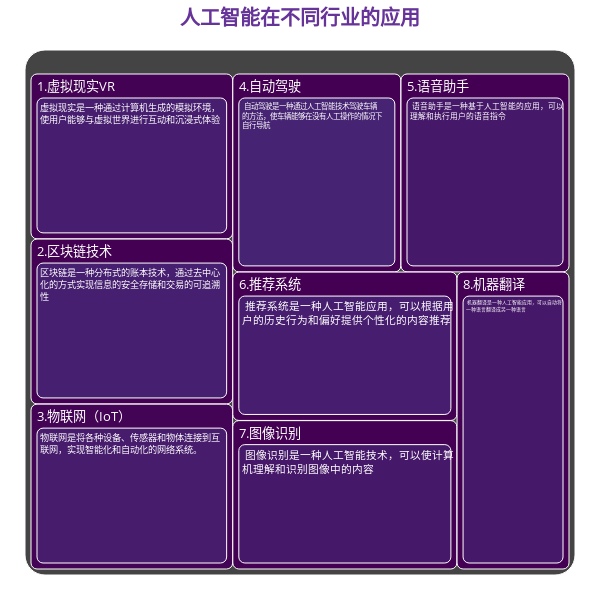

Source (notebook cell):
### Code cell
from jupyter_dash import JupyterDash
import dash_core_components as dcc
import dash_html_components as html
from dash.dependencies import Input, Output, State
import plotly.graph_objects as go
import pandas as pd
import json
import textwrap
import numpy as np
import plotly.colors as colors
import matplotlib.pyplot as plt
import random
import colorsys



# 读取文本
with open('example.txt', 'r') as f:
    example = f.read()
input_list = example.split('\n')
input_list = to_dataframe(input_list)


# 生成模拟数据
df = pd.DataFrame(input_list)
df["labels"] = df.apply(apply_wrap, axis=1)



fig = go.Figure(go.Treemap(
    ids=df['ids'],
    labels=df['labels'],
    parents=df['parents'],

    maxdepth=2,
    # text=df['labels'],
    insidetextfont=dict(size=30, color='#FFFFFF'),
    outsidetextfont=dict(size=15, color='#FF0000', family='Arial'),
    # marker=dict(
    #     colors=df['label_length'],  # 使用label_length列的值来定义颜色
    #     colorscale='Viridis'  # 定义颜色比例尺,"Twilight, Viridis"、"Cividis"、"Plasma"
    # ),
    marker=dict(
        colors=df['label_length'],  # 使用label_length列的值来定义颜色
        colorscale='Reds',  # 定义自定义颜色比例尺，从红色到浅红色
        reversescale=True  # 颜色比例尺反转，从红色到蓝色
    ),
    # marker_colors=node_colors,  # 使用标签长度作为权重
    
    tiling=dict(
    packing='squarify', # slice-dice  # Set packing algorithm to 'squarify' # 布局方式
    pad=0.2
    )
))

fig.update_layout(
    # title="人工智能在不同行业的应用",  # 添加标题
    title={
    'text': "<b>人工智能在不同行业的应用",
    'x': 0.5,  # 将标题的 x 位置设置为 0.5，即图形的中心
    'xanchor': 'center',  # 将标题的 x 锚点设置为 'center'，即标题的中心
    # 'y' : 0.96 , # 高度调整
    },
    title_font=dict(
    family="Courier New, monospace",  # 设置字体
    size=20,  # 设置字体大小
    color="RebeccaPurple"  # 设置字体颜色
    ),
    # uniformtext=dict(minsize=15, mode='hide'), 
    margin = dict(t=50, l=25, r=25, b=25),
    width=600,
    height=600,

)


fig.update_traces(marker=dict(cornerradius=20)) # 圆角
fig.show()

### Figure 1 — Plotly figure (JSON) as saved in the notebook; plotly's stock layout.template omitted (floating-point values rounded to 4 significant figures)
{"data": [{"ids": ["1.虚拟现实VR", "1.虚拟现实VR-虚拟现实是一种通过计算机生成的模拟环境，使用户能够与虚拟世界进行互动和沉浸式体验", "1.虚拟现实VR-虚拟现实是一种通过计算机生成的模拟环境，使用户能够与虚拟世界进行互动和沉浸式体验-虚拟现实（VR）是一种通过计算机技术创造的模拟环境，让用户能够身临其境地感受和探索虚拟世界。虚拟现实技术已经广泛应用于游戏、娱乐、教育、培训和医疗等领域。通过戴上虚拟现实头显和操纵手柄，用户可以沉浸在一个由计算机生成的虚拟环境中，并与虚拟世界进行互动。虚拟现实技术利用先进的图形处理和感知技术，为用户呈现逼真的视觉和听觉效果，从而创造出一种身临其境的感觉。在游戏领域，虚拟现实为玩家提供了全新的游戏体验，让他们可以身临其境地参与游戏世界。在教育领域，虚拟现实可以用于模拟实验、培训和虚拟旅游等方面。在医疗领域，虚拟现实可以帮助医生进行手术模拟、病例演示和康复训练等。通过不断的创新和发展，虚拟现实技术有望在未来为人们带来更加逼真和丰富的体验。", "2.区块链技术", "2.区块链技术-区块链是一种分布式的账本技术，通过去中心化的方式实现信息的安全存储和交易的可追溯性", "2.区块链技术-区块链是一种分布式的账本技术，通过去中心化的方式实现信息的安全存储和交易的可追溯性-区块链技术是一种基于密码学原理的分布式账本技术，它通过去中心化的方式将交易信息记录在一个不断增长的区块链上。每个区块包含了一批交易记录，并通过哈希值链接到前一个区块，形成了一个不可篡改的链式结构。区块链的分布式特性使得信息存储在多个节点上，提高了数据的安全性和可靠性。区块链的应用领域广泛，包括金融、供应链管理、智能合约、数字资产等。在金融领域，区块链可以实现去中心化的数字货币交易，提高交易的透明度和效率。在供应链管理中，区块链可以追踪和验证商品的来源和真实性，减少欺诈和假冒产品的风险。智能合约是基于区块链的自动化合约，可以在无需第三方介入的情况下执行和验证合约条款。此外，区块链还为数字资产的创建、交易和管理提供了安全和可靠的基础设施。尽管区块链技术具有许多潜在的优势，但也面临着一些挑战，如可扩展性、隐私保护和法律法规等方面的问题。随着技术的不断发展和创新，区块链有望在未来的各个领域发挥重要作用。", "3.物联网（IoT）", "3.物联网（IoT）-物联网是将各种设备、传感器和物体连接到互联网，实现智能化和自动化的网络系统。", "3.物联网（IoT）-物联网是将各种设备、传感器和物体连接到互联网，实现智能化和自动化的网络系统。-物联网（Internet of Things，IoT）是一种将传感器、设备和物体连接到互联网的技术。通过物联网，各种物体可以相互通信和交互，实现智能化和自动化的功能。物联网的核心是将物体与互联网连接起来，使其能够收集和共享数据。这些物体可以是传感器、家用电器、车辆、工业设备等。它们通过内置的传感器和通信模块，将收集到的数据发送到云平台进行存储和分析。物联网的应用场景非常广泛。在家庭生活中，物联网可以实现智能家居，通过手机控制家电、监测环境等。在工业领域，物联网可以实现智能制造，监控设备运行状态、优化生产过程等。在城市管理中，物联网可以实现智慧城市，提供交通监控、环境监测、智能停车等服务。物联网的发展给我们的生活带来了许多便利和机会，但也带来了一些挑战，如数据安全和隐私保护。因此，随着物联网的发展，我们需要不断加强相关的安全措施和法律法规的制定，以保障用户的利益和数据的安全。", "4.自动驾驶 ", "4.自动驾驶 - 自动驾驶是一种通过人工智能技术驾驶车辆的方法，使车辆能够在没有人工操作的情况下自行导航 ", "4.自动驾驶 - 自动驾驶是一种通过人工智能技术驾驶车辆的方法，使车辆能够在没有人工操作的情况下自行导航 - 自动驾驶技术利用深度学习、计算机视觉和传感器融合等人工智能技术，让汽车能够理解和适应复杂的道路环境。自动驾驶汽车可以识别行人、其他车辆、交通信号和路标，预测他们的动作，并在需要时做出反应。这种技术的应用可以减少交通事故，提高道路效率，并为驾驶者提供更加舒适和便利的驾驶体验。", "5.语音助手 ", "5.语音助手 - 语音助手是一种基于人工智能的应用，可以理解和执行用户的语音指令 ", "5.语音助手 - 语音助手是一种基于人工智能的应用，可以理解和执行用户的语音指令 - 语音助手，如 Siri、Alexa 和 Google Assistant，使用自然语言处理技术理解用户的指令，然后执行各种任务，如播放音乐、查找信息、设置提醒等。此外，通过机器学习技术，语音助手可以逐渐学习和适应用户的喜好和习惯，提供更个性化的服务。", "6.推荐系统 ", "6.推荐系统 - 推荐系统是一种人工智能应用，可以根据用户的历史行为和偏好提供个性化的内容推荐 ", "6.推荐系统 - 推荐系统是一种人工智能应用，可以根据用户的历史行为和偏好提供个性化的内容推荐 - 推荐系统广泛应用于电子商务、社交媒体和在线视频平台等领域。通过分析用户的历史行为和偏好，推荐系统可以推荐用户可能感兴趣的商品、新闻、电影等内容。这种技术的应用可以提高用户的使用体验，增强平台的用户粘性。", "7.图像识别 ", "7.图像识别 - 图像识别是一种人工智能技术，可以使计算机理解和识别图像中的内容 ", "7.图像识别 - 图像识别是一种人工智能技术，可以使计算机理解和识别图像中的内容 - 图像识别技术利用深度学习和计算机视觉技术，使计算机能够识别图像中的人脸、物体、文字等内容。这种技术的应用包括面部解锁、医疗影像诊断、自动驾驶等领域。", "8.机器翻译 ", "8.机器翻译 - 机器翻译是一种人工智能应用，可以自动将一种语言翻译成另一种语言 ", "8.机器翻译 - 机器翻译是一种人工智能应用，可以自动将一种语言翻译成另一种语言 - 机器翻译技术，如 Google Translate，利用深度学习和自然语言处理技术，理解和翻译源语言的文本，并生成目标语言的翻译。这种技术的应用可以帮助人们跨越语言障碍，更容易地获取和交流信息。同时，随着技术的进步，机器翻译的质量和流畅度也在不断提高，使其在各种场合，如旅行、国际商务、学术研究等，都成为了非常有用的工具。"], "insidetextfont": {"color": "#FFFFFF", "size": 30}, "labels": ["1.虚拟现实VR", "虚拟现实是一种通过计算机生成的模拟环境，<br>使用户能够与虚拟世界进行互动和沉浸式体验", "虚拟现实（VR）是一种通过计算机技术创造<br>的模拟环境，让用户能够身临其境地感受和探<br>索虚拟世界。虚拟现实技术已经广泛应用于游<br>戏、娱乐、教育、培训和医疗等领域。通过戴<br>上虚拟现实头显和操纵手柄，用户可以沉浸在<br>一个由计算机生成的虚拟环境中，并与虚拟世<br>界进行互动。虚拟现实技术利用先进的图形处<br>理和感知技术，为用户呈现逼真的视觉和听觉<br>效果，从而创造出一种身临其境的感觉。在游<br>戏领域，虚拟现实为玩家提供了全新的游戏体<br>验，让他们可以身临其境地参与游戏世界。在<br>教育领域，虚拟现实可以用于模拟实验、培训<br>和虚拟旅游等方面。在医疗领域，虚拟现实可<br>以帮助医生进行手术模拟、病例演示和康复训<br>练等。通过不断的创新和发展，虚拟现实技术<br>有望在未来为人们带来更加逼真和丰富的体验<br>。", "2.区块链技术", "区块链是一种分布式的账本技术，通过去中心<br>化的方式实现信息的安全存储和交易的可追溯<br>性", "区块链技术是一种基于密码学原理的分布式账<br>本技术，它通过去中心化的方式将交易信息记<br>录在一个不断增长的区块链上。每个区块包含<br>了一批交易记录，并通过哈希值链接到前一个<br>区块，形成了一个不可篡改的链式结构。区块<br>链的分布式特性使得信息存储在多个节点上，<br>提高了数据的安全性和可靠性。区块链的应用<br>领域广泛，包括金融、供应链管理、智能合约<br>、数字资产等。在金融领域，区块链可以实现<br>去中心化的数字货币交易，提高交易的透明度<br>和效率。在供应链管理中，区块链可以追踪和<br>验证商品的来源和真实性，减少欺诈和假冒产<br>品的风险。智能合约是基于区块链的自动化合<br>约，可以在无需第三方介入的情况下执行和验<br>证合约条款。此外，区块链还为数字资产的创<br>建、交易和管理提供了安全和可靠的基础设施<br>。尽管区块链技术具有许多潜在的优势，但也<br>面临着一些挑战，如可扩展性、隐私保护和法<br>律法规等方面的问题。随着技术的不断发展和<br>创新，区块链有望在未来的各个领域发挥重要<br>作用。", "3.物联网（IoT）", "物联网是将各种设备、传感器和物体连接到互<br>联网，实现智能化和自动化的网络系统。", "物联网（Internet of Thin<br>gs，IoT）是一种将传感器、设备和物体<br>连接到互联网的技术。通过物联网，各种物体<br>可以相互通信和交互，实现智能化和自动化的<br>功能。物联网的核心是将物体与互联网连接起<br>来，使其能够收集和共享数据。这些物体可以<br>是传感器、家用电器、车辆、工业设备等。它<br>们通过内置的传感器和通信模块，将收集到的<br>数据发送到云平台进行存储和分析。物联网的<br>应用场景非常广泛。在家庭生活中，物联网可<br>以实现智能家居，通过手机控制家电、监测环<br>境等。在工业领域，物联网可以实现智能制造<br>，监控设备运行状态、优化生产过程等。在城<br>市管理中，物联网可以实现智慧城市，提供交<br>通监控、环境监测、智能停车等服务。物联网<br>的发展给我们的生活带来了许多便利和机会，<br>但也带来了一些挑战，如数据安全和隐私保护<br>。因此，随着物联网的发展，我们需要不断加<br>强相关的安全措施和法律法规的制定，以保障<br>用户的利益和数据的安全。", "4.自动驾驶", " 自动驾驶是一种通过人工智能技术驾驶车辆<br>的方法，使车辆能够在没有人工操作的情况下<br>自行导航", " 自动驾驶技术利用深度学习、计算机视觉和<br>传感器融合等人工智能技术，让汽车能够理解<br>和适应复杂的道路环境。自动驾驶汽车可以识<br>别行人、其他车辆、交通信号和路标，预测他<br>们的动作，并在需要时做出反应。这种技术的<br>应用可以减少交通事故，提高道路效率，并为<br>驾驶者提供更加舒适和便利的驾驶体验。", "5.语音助手", " 语音助手是一种基于人工智能的应用，可以<br>理解和执行用户的语音指令", " 语音助手，如 Siri、Alexa 和<br>Google Assistant，使用自<br>然语言处理技术理解用户的指令，然后执行各<br>种任务，如播放音乐、查找信息、设置提醒等<br>。此外，通过机器学习技术，语音助手可以逐<br>渐学习和适应用户的喜好和习惯，提供更个性<br>化的服务。", "6.推荐系统", " 推荐系统是一种人工智能应用，可以根据用<br>户的历史行为和偏好提供个性化的内容推荐", " 推荐系统广泛应用于电子商务、社交媒体和<br>在线视频平台等领域。通过分析用户的历史行<br>为和偏好，推荐系统可以推荐用户可能感兴趣<br>的商品、新闻、电影等内容。这种技术的应用<br>可以提高用户的使用体验，增强平台的用户粘<br>性。", "7.图像识别", " 图像识别是一种人工智能技术，可以使计算<br>机理解和识别图像中的内容", " 图像识别技术利用深度学习和计算机视觉技<br>术，使计算机能够识别图像中的人脸、物体、<br>文字等内容。这种技术的应用包括面部解锁、<br>医疗影像诊断、自动驾驶等领域。", "8.机器翻译", " 机器翻译是一种人工智能应用，可以自动将<br>一种语言翻译成另一种语言", " 机器翻译技术，如 Google Tra<br>nslate，利用深度学习和自然语言处理<br>技术，理解和翻译源语言的文本，并生成目标<br>语言的翻译。这种技术的应用可以帮助人们跨<br>越语言障碍，更容易地获取和交流信息。同时<br>，随着技术的进步，机器翻译的质量和流畅度<br>也在不断提高，使其在各种场合，如旅行、国<br>际商务、学术研究等，都成为了非常有用的工<br>具。"], "marker": {"colors": [8, 40, 321, 7, 41, 403, 10, 38, 392, 7, 45, 138, 7, 33, 126, 7, 40, 102, 7, 33, 75, 7, 33, 162], "colorscale": [[0, "#440154"], [0.1111, "#482878"], [0.2222, "#3e4989"], [0.3333, "#31688e"], [0.4444, "#26828e"], [0.5556, "#1f9e89"], [0.6667, "#35b779"], [0.7778, "#6ece58"], [0.8889, "#b5de2b"], [1, "#fde725"]], "cornerradius": 20}, "maxdepth": 2, "outsidetextfont": {"color": "#FF0000", "family": "Arial", "size": 15}, "parents": ["", "1.虚拟现实VR", "1.虚拟现实VR-虚拟现实是一种通过计算机生成的模拟环境，使用户能够与虚拟世界进行互动和沉浸式体验", "", "2.区块链技术", "2.区块链技术-区块链是一种分布式的账本技术，通过去中心化的方式实现信息的安全存储和交易的可追溯性", "", "3.物联网（IoT）", "3.物联网（IoT）-物联网是将各种设备、传感器和物体连接到互联网，实现智能化和自动化的网络系统。", "", "4.自动驾驶 ", "4.自动驾驶 - 自动驾驶是一种通过人工智能技术驾驶车辆的方法，使车辆能够在没有人工操作的情况下自行导航 ", "", "5.语音助手 ", "5.语音助手 - 语音助手是一种基于人工智能的应用，可以理解和执行用户的语音指令 ", "", "6.推荐系统 ", "6.推荐系统 - 推荐系统是一种人工智能应用，可以根据用户的历史行为和偏好提供个性化的内容推荐 ", "", "7.图像识别 ", "7.图像识别 - 图像识别是一种人工智能技术，可以使计算机理解和识别图像中的内容 ", "", "8.机器翻译 ", "8.机器翻译 - 机器翻译是一种人工智能应用，可以自动将一种语言翻译成另一种语言 "], "tiling": {"packing": "squarify", "pad": 0.2}, "type": "treemap"}], "layout": {"height": 600, "margin": {"b": 25, "l": 25, "r": 25, "t": 50}, "title": {"font": {"color": "RebeccaPurple", "family": "Courier New, monospace", "size": 20}, "text": "<b>人工智能在不同行业的应用", "x": 0.5, "xanchor": "center"}, "width": 600}}
